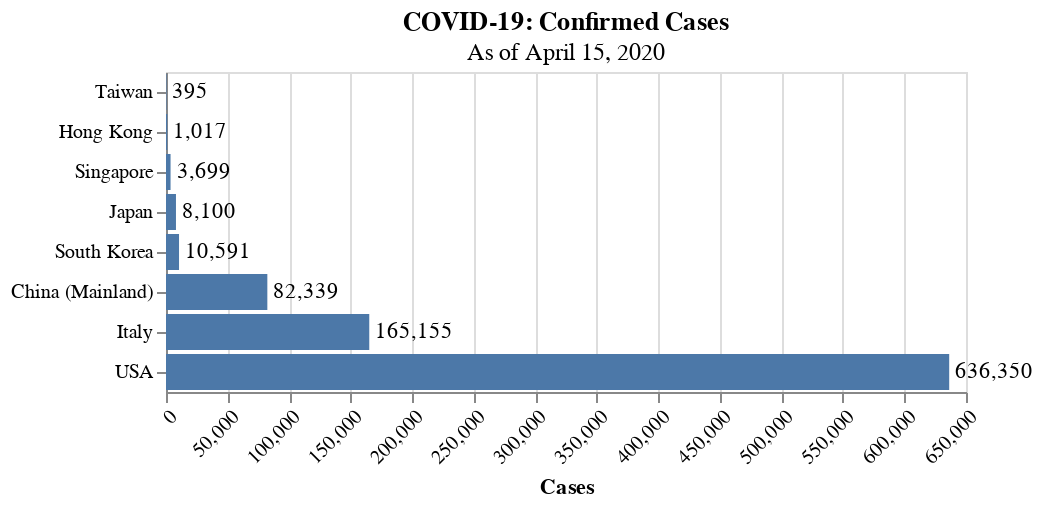

Write notebook code for a chart like this one.
### Code cell
# Run the following cells to get charts comparing rates of infection, death, and population

# Build the lists for use as chart data
regions = [taiwan, singapore, hongkong, southkorea, japan, china, usa, italy]

names = []
cases = []
deaths = []
doc = []
cop = []
dop = []
for r in regions:
    names.append(r.name)
    cases.append(r.get_confirmed())
    deaths.append(r.get_deaths())
    doc.append(r.get_doc())
    cop.append(r.get_cop())
    dop.append(r.get_dop())

# Total Cases
data = pd.DataFrame(list(zip(names, cases)), columns=['Region', 'Cases'])

bars = alt.Chart(data).mark_bar().encode(
    x="Cases:Q",
    y=alt.Y("Region:O", sort='x')
).properties(
    title={
        "text":'COVID-19: Confirmed Cases',
        "subtitle":'As of ' + as_of_date.strftime("%B %d, %Y")
    }
)

text = bars.mark_text(
    align='left',
    baseline='middle',
    dx=3
).encode(
    text=(
        alt.Text("Cases:Q", format=",")
    )
)

alt.layer(bars, text).configure_axisX(
    labelAngle=-45
).configure_axisY(
    title=None
)

### Figure 1 — Vega-Lite specification as saved in the notebook (floating-point values rounded to 4 significant figures)
{"config": {"view": {"continuousWidth": 400, "continuousHeight": 300}, "axisX": {"labelAngle": -45}, "axisY": {"title": null}}, "layer": [{"mark": "bar", "encoding": {"x": {"type": "quantitative", "field": "Cases"}, "y": {"type": "ordinal", "field": "Region", "sort": "x"}}, "title": {"text": "COVID-19: Confirmed Cases", "subtitle": "As of April 15, 2020"}}, {"mark": {"type": "text", "align": "left", "baseline": "middle", "dx": 3}, "encoding": {"text": {"type": "quantitative", "field": "Cases", "format": ","}, "x": {"type": "quantitative", "field": "Cases"}, "y": {"type": "ordinal", "field": "Region", "sort": "x"}}, "title": {"text": "COVID-19: Confirmed Cases", "subtitle": "As of April 15, 2020"}}], "data": {"name": "data-62c3f70f213465dab8c95fa00e055067"}, "$schema": "https://vega.github.io/schema/vega-lite/v4.8.1.json", "datasets": {"data-62c3f70f213465dab8c95fa00e055067": [{"Region": "Taiwan", "Cases": 395}, {"Region": "Singapore", "Cases": 3699}, {"Region": "Hong Kong", "Cases": 1017}, {"Region": "South Korea", "Cases": 10591}, {"Region": "Japan", "Cases": 8100}, {"Region": "China (Mainland)", "Cases": 82339}, {"Region": "USA", "Cases": 636350}, {"Region": "Italy", "Cases": 165155}]}}
